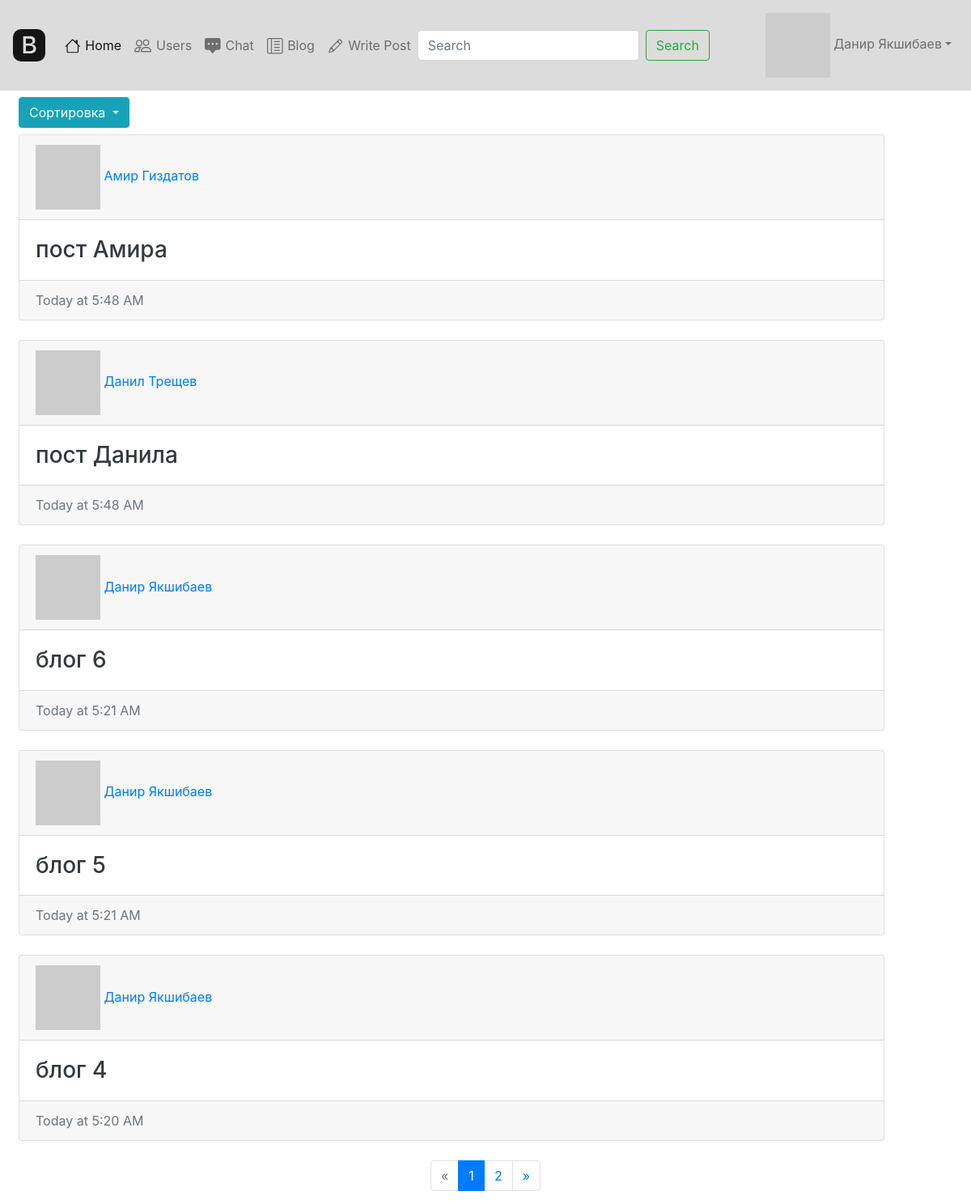
The page /blog (signed in) on the database its author committed.
### main.py (models this page shows, shortened)
class User(UserMixin, SerializerMixin, db.Model):
    __tablename__ = 'users'
    id = db.Column(db.Integer, primary_key=True, autoincrement=True)
    name = db.Column(db.String, nullable=True)
    about = db.Column(db.String, nullable=True)
    email = db.Column(db.String, index=True, unique=True, nullable=True)
    hashed_password = db.Column(db.String, nullable=True)
    created_date = db.Column(db.DateTime, default=datetime.datetime.utcnow())
    last_seen = db.Column(db.DateTime, default=datetime.datetime.utcnow())
    followed = db.relationship(
        'User', secondary=followers,
        primaryjoin=(followers.c.follower_id == id),
        secondaryjoin=(followers.c.followed_id == id),
        backref=db.backref('followers', lazy='dynamic'), lazy='dynamic')
    messages_sent = db.relationship('Message',
                                    foreign_keys='Message.sender_id',
                                    backref='author', lazy='dynamic')
    messages_received = db.relationship('Message',
                                        foreign_keys='Message.recipient_id',
                                        backref='recipient', lazy='dynamic')
    def avatar(self, size):
        digest = md5(self.email.lower().encode('utf-8')).hexdigest()
        return 'https://www.gravatar.com/avatar/{}?d=identicon&s={}'.format(
            digest, size)

class Posts(db.Model):
    id = db.Column(db.Integer, primary_key=True, autoincrement=True)
    title = db.Column(db.String, nullable=True)
    content = db.Column(db.Text, nullable=True)
    created_date = db.Column(db.DateTime, default=datetime.datetime.utcnow())
    user_id = db.Column(db.Integer, db.ForeignKey('users.id'))

### main.py (the view)
@app.route('/blog')
@login_required
def blog():
    q = request.args.get('q')
    page = request.args.get('page')
    if page and page.isdigit():
        page = int(page)
    else:
        page = 1
    if q:
        posts = Posts.query.filter((Posts.title.contains(q)) | (Posts.content.contains(q))).order_by(Posts.created_date.desc())
    else:
        posts = Posts.query.order_by(Posts.created_date.desc())
    pages = posts.paginate(page, per_page=5)
    return render_template('blog.html', k='1', pages=pages, User=User, q=q)

### main.py (called while the page is built)
@login_manager.user_loader
def load_user(user_id):
    return User.query.get(user_id)

@app.before_request
def before_request():
    if current_user.is_authenticated:
        current_user.last_seen = datetime.datetime.utcnow()
        db.session.commit()

### templates/blog.html (shortened to what this page needs)
{% extends "base.html" %}
{% block content %}
<div class="dropdown col-md-2 m-2">
    <button class="btn btn-info dropdown-toggle" type="button" id="dropdownMenuButton" data-toggle="dropdown"
            aria-haspopup="true" aria-expanded="false">
        Сортировка
    </button>
</div>
{% for post in pages.items %}
<div class="col-md-11 m-2">
    <div class="card mb-4 box-shadow h-md-250">
        <div class="card-header">
            <a href="/user/{{ User.query.filter(User.id == post.user_id).first().name }}">
                <img src="{{ User.query.filter(User.id == post.user_id).first().avatar(36) }}">
                {{ User.query.filter(User.id == post.user_id).first().name }}</a>
        </div>
        <div class="card-body d-flex flex-column align-items-start">
            <h3 class="mb-0">
                <a class="text-dark" href="#">{{ post.title }}</a>
            </h3>
        </div>
        <div class="card-footer text-muted">
            {{ moment(post.created_date).calendar() }}
        </div>
    </div>
</div>
{% endfor %}
{% if not followed %}
<nav>
    <ul class="pagination justify-content-center">
        <li {% if not pages.has_prev %}
            class="page-item disabled"
            {% else %}
            class="page-item"
            {% endif %}>
            <a class="page-link" href="/blog?page={{ pages.prev_num }}{% if q %}&q={{ q }} {% endif %}">
                <span aria-hidden="true">&laquo;</span>
            </a>
        </li>
        {% for page in pages.iter_pages() %}
        <li {% if page== pages.page %}
            class="page-item active"
            {% else %}
            class="page-item"
            {% endif %}>
            <a class="page-link" href="/blog?page={{ page }}{% if q %}&q={{ q }} {% endif %}">{{ page }}</a>
        </li>
        {% endfor %}
        <li {% if not pages.has_next %}
            class="page-item disabled"
            {% else %}
            class="page-item"
            {% endif %}>
            <a class="page-link" href="blog?page={{ pages.next_num }}{% if q %}&q={{ q }} {% endif %}">
                <span aria-hidden="true">&raquo;</span>
            </a>
        </li>
    </ul>
</nav>
{% endif %}
{% endblock %}

### templates/base.html (shortened to what this page needs)
<!DOCTYPE html>
<html lang="en" dir="ltr">
<head>
    <link rel="stylesheet" href="https://stackpath.bootstrapcdn.com/bootstrap/4.4.1/css/bootstrap.min.css"
>
</head>
<body>
<header>
    <nav class="navbar navbar-expand-xl navbar-light" style="background-color: #DCDCDC;">
        <a class="navbar-brand" href="#">
        </a>
        <div class="collapse navbar-collapse" id="navbarSupportedContent">
            <ul class="navbar-nav mr-auto">
                <li class="nav-item active">
                    <a class="nav-link" href="/">
                        Home</a>
                </li>
                {% if current_user.is_authenticated %}
                <li class="nav-item">
                    <a class="nav-link" href="/users">
                        Users</a>
                </li>
                <li class="nav-item">
                    <a class="nav-link" href="/chat">
                        Chat</a>
                </li>
                <li class="nav-item">
                    <a class="nav-link" href="/blog">
                        Blog</a>
                </li>
                <li class="nav-item">
                    <a class="nav-link" href="/add_post">
                        Write Post</a>
                </li>
                {% endif %}
                {% if k %}
                <form class="form-inline my-2 my-lg-0" method="get">
                    <input class="form-control mr-sm-2" type="search" placeholder="Search" aria-label="Search"
                           name="q" value="{{ request.args.get('q', '') }}">
                    <button class="btn btn-outline-success my-2 my-sm-0" type="submit">Search</button>
                </form>
                {% endif %}
            </ul>
            {% if current_user.is_authenticated %}
            <ul class="navbar-nav ml-auto">
                <li class="nav-item">
                    <a class="nav-link dropdown-toggle" href="#" id="navbarDropdown" role="button"
                       data-toggle="dropdown" aria-haspopup="true" aria-expanded="false">
                        <img src="{{ current_user.avatar(34) }}"> {{ current_user.name }}</a>
                </li>
            </ul>
            {% endif %}
        </div>
    </nav>
</header>
</body>
</html>
{% block content %}
{% endblock %}

### rows shown on the page
User: name "Данир Якшибаев", query.filter "Данир Якшибаев"
Posts: title "пост Амира", created_date "Today at 5:48 AM"
User: query.filter "Амир Гиздатов"
Posts: title "пост Данила", created_date "Today at 5:48 AM"
User: query.filter "Данил Трещев"
Posts: title "блог 6", created_date "Today at 5:21 AM"
Posts: title "блог 5", created_date "Today at 5:21 AM"
Posts: title "блог 4", created_date "Today at 5:20 AM"

### other values the page prints
{{ page }} "1" "2"
